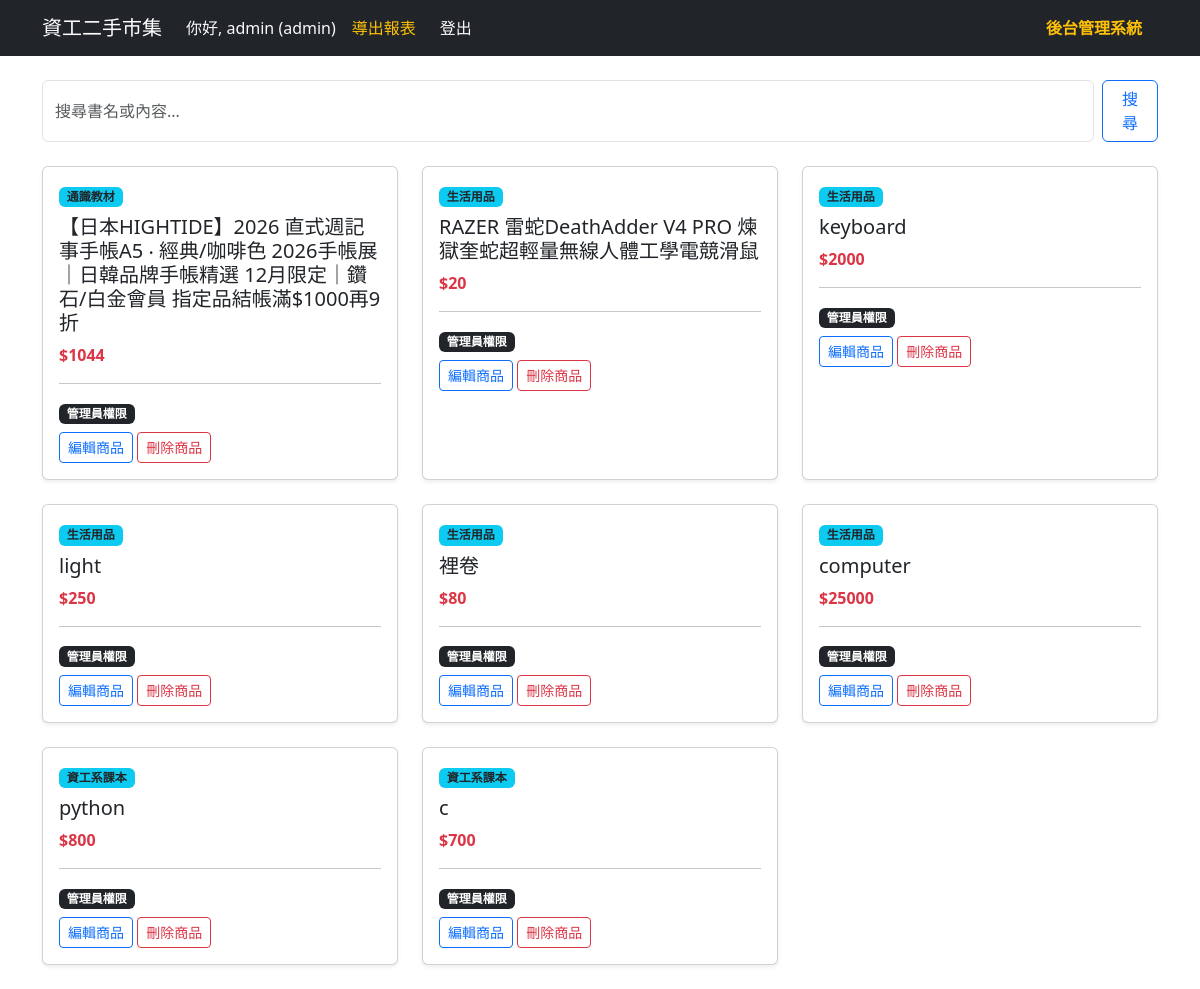
Screenshot of / (signed in) with the database file from the repository.
### app.py (models this page shows)
class Product(db.Model):
    id = db.Column(db.Integer, primary_key=True)
    title = db.Column(db.String(100), nullable=False)
    price = db.Column(db.Integer, nullable=False)
    description = db.Column(db.Text)
    status = db.Column(db.String(20), default='Active')
    category_id = db.Column(db.Integer, db.ForeignKey('category.id'), nullable=False)
    owner_id = db.Column(db.Integer, db.ForeignKey('user.id')) # 賣家
    buyer_id = db.Column(db.Integer, db.ForeignKey('user.id')) # 買家
    created_at = db.Column(db.DateTime, default=datetime.utcnow)

class Category(db.Model):
    id = db.Column(db.Integer, primary_key=True)
    name = db.Column(db.String(50), nullable=False, unique=True)
    products = db.relationship('Product', backref='category', lazy=True)

### app.py (the view, shortened to what this page needs)
@app.route('/')
def index():
    if 'user_id' not in session:
        return redirect(url_for('login'))
    user_id = session['user_id']
    role = session['role']
    query = request.args.get('q') # 取得搜尋關鍵字 (來自 URL 的 ?q=...)
    if role == 'admin':
        base_stmt = Product.query
    if query:
        products = base_stmt.filter(
            or_(
                Product.title.like(f'%{query}%'),
                Product.description.like(f'%{query}%')
            )
        ).order_by(Product.created_at.desc()).all()
    else:
        products = base_stmt.order_by(Product.created_at.desc()).all()
    return render_template('index.html', products=products, query=query)

### templates/index.html (shortened to what this page needs)
<!DOCTYPE html>
<html>
<head>
    <link href="https://cdn.jsdelivr.net/npm/bootstrap@5.3.0/dist/css/bootstrap.min.css" rel="stylesheet">
</head>
    <nav class="navbar navbar-dark bg-dark mb-4">
        <div class="container d-flex justify-content-start align-items-center">
            <a class="navbar-brand me-4" href="/">資工二手市集</a>
            <div class="navbar-nav flex-row align-items-center me-auto">
                <span class="nav-item nav-link text-light me-3">你好, {{ session.username }} ({{ session.role }})</span>
                {% if session.role != 'admin' %}
                <a class="nav-link me-3" href="/my_items">我的紀錄</a>
                {% else %}
                <a class="nav-link text-warning me-3" href="/export">導出報表</a>
                {% endif %}
                <a class="nav-link btn btn-danger btn-sm text-white px-2" href="/logout">登出</a>
            </div>
            <div class="d-flex">
                {% if session.role != 'admin' %}
                    <a href="/add" class="btn btn-primary">我要上架</a>
                {% else %}
                    <span class="text-warning fw-bold me-3 align-self-center">後台管理系統</span>
                {% endif %}
            </div>
        </div>
    </nav>
    <div class="container mt-3 mb-4">
        <form action="/" method="GET" class="d-flex">
            <input type="text" name="q" class="form-control me-2" placeholder="搜尋書名或內容..." value="{{ query or '' }}">
            <button type="submit" class="btn btn-outline-primary">搜尋</button>
        </form>
    </div>
    <div class="container">
    <div class="row">
        {% for p in products %}
        <div class="col-md-4 mb-4">
            <div class="card h-100 shadow-sm">
                <div class="card-body">
                <span class="badge bg-info text-dark">{{ p.category.name }}</span>
                <h5 class="card-title mt-2">{{ p.title }}</h5>
                <p class="card-text text-danger fw-bold">${{ p.price }}</p>
                <hr>
                <div class="mt-2">
                    {% if session.role == 'admin' %}
                        <span class="badge bg-dark mb-2">管理員權限</span><br>
                        <a href="/edit/{{ p.id }}" class="btn btn-sm btn-outline-primary">編輯商品</a>
                        <a href="/delete/{{ p.id }}" class="btn btn-sm btn-outline-danger" onclick="return confirm('確定要刪除嗎？')">刪除商品</a>
                    {% endif %}
                </div>
            </div>
            </div>
        </div>
        {% endfor %}
    </div>
</div>
</body>
</html>

### rows the page displays
Product: category.name "通識教材", title "【日本HIGHTIDE】2026 直式週記事手帳A5 ‧ 經典/咖啡色 2026手帳展｜日韓品牌手帳精選 12月限定｜鑽石/白金會員 指定品結帳滿$1000再9折", price "1044"
Product: category.name "生活用品", title "RAZER 雷蛇DeathAdder V4 PRO 煉獄奎蛇超輕量無線人體工學電競滑鼠", price "20"
Product: category.name "生活用品", title "keyboard", price "2000"
Product: category.name "生活用品", title "light", price "250"
Product: category.name "生活用品", title "裡卷", price "80"
Product: category.name "生活用品", title "computer", price "25000"
Product: category.name "資工系課本", title "python", price "800"
Product: category.name "資工系課本", title "c", price "700"

### other values shown
{{ session.username }} "admin"
{{ session.role }} "admin"
